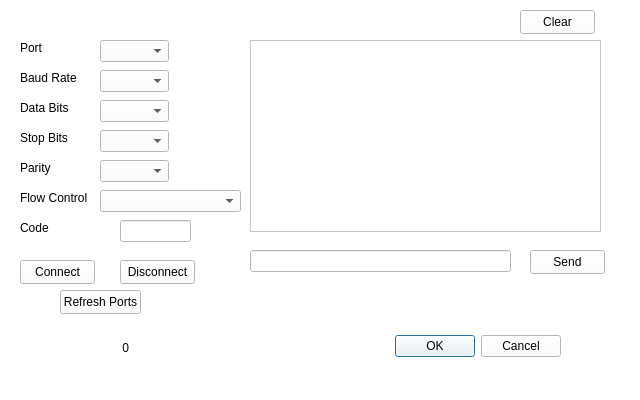
<?xml version="1.0" encoding="UTF-8"?>
<ui version="4.0">
 <class>Dialog</class>
 <widget class="QDialog" name="Dialog">
  <property name="geometry">
   <rect>
    <x>0</x>
    <y>0</y>
    <width>640</width>
    <height>400</height>
   </rect>
  </property>
  <property name="palette">
   <palette>
    <active>
     <colorrole role="WindowText">
      <brush brushstyle="SolidPattern">
       <color alpha="255">
        <red>0</red>
        <green>0</green>
        <blue>0</blue>
       </color>
      </brush>
     </colorrole>
     <colorrole role="Button">
      <brush brushstyle="SolidPattern">
       <color alpha="255">
        <red>255</red>
        <green>255</green>
        <blue>255</blue>
       </color>
      </brush>
     </colorrole>
     <colorrole role="Light">
      <brush brushstyle="SolidPattern">
       <color alpha="255">
        <red>255</red>
        <green>255</green>
        <blue>255</blue>
       </color>
      </brush>
     </colorrole>
     <colorrole role="Midlight">
      <brush brushstyle="SolidPattern">
       <color alpha="255">
        <red>255</red>
        <green>255</green>
        <blue>255</blue>
       </color>
      </brush>
     </colorrole>
     <colorrole role="Dark">
      <brush brushstyle="SolidPattern">
       <color alpha="255">
        <red>127</red>
        <green>127</green>
        <blue>127</blue>
       </color>
      </brush>
     </colorrole>
     <colorrole role="Mid">
      <brush brushstyle="SolidPattern">
       <color alpha="255">
        <red>170</red>
        <green>170</green>
        <blue>170</blue>
       </color>
      </brush>
     </colorrole>
     <colorrole role="Text">
      <brush brushstyle="SolidPattern">
       <color alpha="255">
        <red>0</red>
        <green>0</green>
        <blue>0</blue>
       </color>
      </brush>
     </colorrole>
     <colorrole role="BrightText">
      <brush brushstyle="SolidPattern">
       <color alpha="255">
        <red>255</red>
        <green>255</green>
        <blue>255</blue>
       </color>
      </brush>
     </colorrole>
     <colorrole role="ButtonText">
      <brush brushstyle="SolidPattern">
       <color alpha="255">
        <red>0</red>
        <green>0</green>
        <blue>0</blue>
       </color>
      </brush>
     </colorrole>
     <colorrole role="Base">
      <brush brushstyle="SolidPattern">
       <color alpha="255">
        <red>255</red>
        <green>255</green>
        <blue>255</blue>
       </color>
      </brush>
     </colorrole>
     <colorrole role="Window">
      <brush brushstyle="SolidPattern">
       <color alpha="255">
        <red>255</red>
        <green>255</green>
        <blue>255</blue>
       </color>
      </brush>
     </colorrole>
     <colorrole role="Shadow">
      <brush brushstyle="SolidPattern">
       <color alpha="255">
        <red>0</red>
        <green>0</green>
        <blue>0</blue>
       </color>
      </brush>
     </colorrole>
     <colorrole role="AlternateBase">
      <brush brushstyle="SolidPattern">
       <color alpha="255">
        <red>255</red>
        <green>255</green>
        <blue>255</blue>
       </color>
      </brush>
     </colorrole>
     <colorrole role="ToolTipBase">
      <brush brushstyle="SolidPattern">
       <color alpha="255">
        <red>255</red>
        <green>255</green>
        <blue>220</blue>
       </color>
      </brush>
     </colorrole>
     <colorrole role="ToolTipText">
      <brush brushstyle="SolidPattern">
       <color alpha="255">
        <red>0</red>
        <green>0</green>
        <blue>0</blue>
       </color>
      </brush>
     </colorrole>
     <colorrole role="PlaceholderText">
      <brush brushstyle="SolidPattern">
       <color alpha="127">
        <red>0</red>
        <green>0</green>
        <blue>0</blue>
       </color>
      </brush>
     </colorrole>
    </active>
    <inactive>
     <colorrole role="WindowText">
      <brush brushstyle="SolidPattern">
       <color alpha="255">
        <red>0</red>
        <green>0</green>
        <blue>0</blue>
       </color>
      </brush>
     </colorrole>
     <colorrole role="Button">
      <brush brushstyle="SolidPattern">
       <color alpha="255">
        <red>255</red>
        <green>255</green>
        <blue>255</blue>
       </color>
      </brush>
     </colorrole>
     <colorrole role="Light">
      <brush brushstyle="SolidPattern">
       <color alpha="255">
        <red>255</red>
        <green>255</green>
        <blue>255</blue>
       </color>
      </brush>
     </colorrole>
     <colorrole role="Midlight">
      <brush brushstyle="SolidPattern">
       <color alpha="255">
        <red>255</red>
        <green>255</green>
        <blue>255</blue>
       </color>
      </brush>
     </colorrole>
     <colorrole role="Dark">
      <brush brushstyle="SolidPattern">
       <color alpha="255">
        <red>127</red>
        <green>127</green>
        <blue>127</blue>
       </color>
      </brush>
     </colorrole>
     <colorrole role="Mid">
      <brush brushstyle="SolidPattern">
       <color alpha="255">
        <red>170</red>
        <green>170</green>
        <blue>170</blue>
       </color>
      </brush>
     </colorrole>
     <colorrole role="Text">
      <brush brushstyle="SolidPattern">
       <color alpha="255">
        <red>0</red>
        <green>0</green>
        <blue>0</blue>
       </color>
      </brush>
     </colorrole>
     <colorrole role="BrightText">
      <brush brushstyle="SolidPattern">
       <color alpha="255">
        <red>255</red>
        <green>255</green>
        <blue>255</blue>
       </color>
      </brush>
     </colorrole>
     <colorrole role="ButtonText">
      <brush brushstyle="SolidPattern">
       <color alpha="255">
        <red>0</red>
        <green>0</green>
        <blue>0</blue>
       </color>
      </brush>
     </colorrole>
     <colorrole role="Base">
      <brush brushstyle="SolidPattern">
       <color alpha="255">
        <red>255</red>
        <green>255</green>
        <blue>255</blue>
       </color>
      </brush>
     </colorrole>
     <colorrole role="Window">
      <brush brushstyle="SolidPattern">
       <color alpha="255">
        <red>255</red>
        <green>255</green>
        <blue>255</blue>
       </color>
      </brush>
     </colorrole>
     <colorrole role="Shadow">
      <brush brushstyle="SolidPattern">
       <color alpha="255">
        <red>0</red>
        <green>0</green>
        <blue>0</blue>
       </color>
      </brush>
     </colorrole>
     <colorrole role="AlternateBase">
      <brush brushstyle="SolidPattern">
       <color alpha="255">
        <red>255</red>
        <green>255</green>
        <blue>255</blue>
       </color>
      </brush>
     </colorrole>
     <colorrole role="ToolTipBase">
      <brush brushstyle="SolidPattern">
       <color alpha="255">
        <red>255</red>
        <green>255</green>
        <blue>220</blue>
       </color>
      </brush>
     </colorrole>
     <colorrole role="ToolTipText">
      <brush brushstyle="SolidPattern">
       <color alpha="255">
        <red>0</red>
        <green>0</green>
        <blue>0</blue>
       </color>
      </brush>
     </colorrole>
     <colorrole role="PlaceholderText">
      <brush brushstyle="SolidPattern">
       <color alpha="127">
        <red>0</red>
        <green>0</green>
        <blue>0</blue>
       </color>
      </brush>
     </colorrole>
    </inactive>
    <disabled>
     <colorrole role="WindowText">
      <brush brushstyle="SolidPattern">
       <color alpha="255">
        <red>127</red>
        <green>127</green>
        <blue>127</blue>
       </color>
      </brush>
     </colorrole>
     <colorrole role="Button">
      <brush brushstyle="SolidPattern">
       <color alpha="255">
        <red>255</red>
        <green>255</green>
        <blue>255</blue>
       </color>
      </brush>
     </colorrole>
     <colorrole role="Light">
      <brush brushstyle="SolidPattern">
       <color alpha="255">
        <red>255</red>
        <green>255</green>
        <blue>255</blue>
       </color>
      </brush>
     </colorrole>
     <colorrole role="Midlight">
      <brush brushstyle="SolidPattern">
       <color alpha="255">
        <red>255</red>
        <green>255</green>
        <blue>255</blue>
       </color>
      </brush>
     </colorrole>
     <colorrole role="Dark">
      <brush brushstyle="SolidPattern">
       <color alpha="255">
        <red>127</red>
        <green>127</green>
        <blue>127</blue>
       </color>
      </brush>
     </colorrole>
     <colorrole role="Mid">
      <brush brushstyle="SolidPattern">
       <color alpha="255">
        <red>170</red>
        <green>170</green>
        <blue>170</blue>
       </color>
      </brush>
     </colorrole>
     <colorrole role="Text">
      <brush brushstyle="SolidPattern">
       <color alpha="255">
        <red>127</red>
        <green>127</green>
        <blue>127</blue>
       </color>
      </brush>
     </colorrole>
     <colorrole role="BrightText">
      <brush brushstyle="SolidPattern">
       <color alpha="255">
        <red>255</red>
        <green>255</green>
        <blue>255</blue>
       </color>
      </brush>
     </colorrole>
     <colorrole role="ButtonText">
      <brush brushstyle="SolidPattern">
       <color alpha="255">
        <red>127</red>
        <green>127</green>
        <blue>127</blue>
       </color>
      </brush>
     </colorrole>
     <colorrole role="Base">
      <brush brushstyle="SolidPattern">
       <color alpha="255">
        <red>255</red>
        <green>255</green>
        <blue>255</blue>
       </color>
      </brush>
     </colorrole>
     <colorrole role="Window">
      <brush brushstyle="SolidPattern">
       <color alpha="255">
        <red>255</red>
        <green>255</green>
        <blue>255</blue>
       </color>
      </brush>
     </colorrole>
     <colorrole role="Shadow">
      <brush brushstyle="SolidPattern">
       <color alpha="255">
        <red>0</red>
        <green>0</green>
        <blue>0</blue>
       </color>
      </brush>
     </colorrole>
     <colorrole role="AlternateBase">
      <brush brushstyle="SolidPattern">
       <color alpha="255">
        <red>255</red>
        <green>255</green>
        <blue>255</blue>
       </color>
      </brush>
     </colorrole>
     <colorrole role="ToolTipBase">
      <brush brushstyle="SolidPattern">
       <color alpha="255">
        <red>255</red>
        <green>255</green>
        <blue>220</blue>
       </color>
      </brush>
     </colorrole>
     <colorrole role="ToolTipText">
      <brush brushstyle="SolidPattern">
       <color alpha="255">
        <red>0</red>
        <green>0</green>
        <blue>0</blue>
       </color>
      </brush>
     </colorrole>
     <colorrole role="PlaceholderText">
      <brush brushstyle="SolidPattern">
       <color alpha="127">
        <red>127</red>
        <green>127</green>
        <blue>127</blue>
       </color>
      </brush>
     </colorrole>
    </disabled>
   </palette>
  </property>
  <property name="windowTitle">
   <string>Dialog</string>
  </property>
  <widget class="QDialogButtonBox" name="buttonBox">
   <property name="geometry">
    <rect>
     <x>220</x>
     <y>330</y>
     <width>341</width>
     <height>32</height>
    </rect>
   </property>
   <property name="orientation">
    <enum>Qt::Horizontal</enum>
   </property>
   <property name="standardButtons">
    <set>QDialogButtonBox::Cancel|QDialogButtonBox::Ok</set>
   </property>
  </widget>
  <widget class="QLabel" name="label">
   <property name="geometry">
    <rect>
     <x>20</x>
     <y>40</y>
     <width>49</width>
     <height>16</height>
    </rect>
   </property>
   <property name="text">
    <string>Port</string>
   </property>
  </widget>
  <widget class="QComboBox" name="comboBox">
   <property name="geometry">
    <rect>
     <x>100</x>
     <y>40</y>
     <width>69</width>
     <height>22</height>
    </rect>
   </property>
  </widget>
  <widget class="QComboBox" name="comboBox_4">
   <property name="geometry">
    <rect>
     <x>100</x>
     <y>130</y>
     <width>69</width>
     <height>22</height>
    </rect>
   </property>
  </widget>
  <widget class="QLabel" name="label_5">
   <property name="geometry">
    <rect>
     <x>20</x>
     <y>160</y>
     <width>49</width>
     <height>16</height>
    </rect>
   </property>
   <property name="text">
    <string>Parity</string>
   </property>
  </widget>
  <widget class="QPushButton" name="pushButton_2">
   <property name="geometry">
    <rect>
     <x>20</x>
     <y>260</y>
     <width>75</width>
     <height>24</height>
    </rect>
   </property>
   <property name="text">
    <string>Connect</string>
   </property>
  </widget>
  <widget class="QLabel" name="label_7">
   <property name="geometry">
    <rect>
     <x>20</x>
     <y>220</y>
     <width>49</width>
     <height>16</height>
    </rect>
   </property>
   <property name="text">
    <string>Code</string>
   </property>
  </widget>
  <widget class="QPushButton" name="pushButton_4">
   <property name="geometry">
    <rect>
     <x>60</x>
     <y>290</y>
     <width>81</width>
     <height>24</height>
    </rect>
   </property>
   <property name="text">
    <string>Refresh Ports</string>
   </property>
  </widget>
  <widget class="QComboBox" name="comboBox_3">
   <property name="geometry">
    <rect>
     <x>100</x>
     <y>100</y>
     <width>69</width>
     <height>22</height>
    </rect>
   </property>
  </widget>
  <widget class="QComboBox" name="comboBox_5">
   <property name="geometry">
    <rect>
     <x>100</x>
     <y>160</y>
     <width>69</width>
     <height>22</height>
    </rect>
   </property>
  </widget>
  <widget class="QPushButton" name="pushButton_5">
   <property name="geometry">
    <rect>
     <x>520</x>
     <y>10</y>
     <width>75</width>
     <height>24</height>
    </rect>
   </property>
   <property name="text">
    <string>Clear</string>
   </property>
  </widget>
  <widget class="QPushButton" name="pushButton_3">
   <property name="geometry">
    <rect>
     <x>120</x>
     <y>260</y>
     <width>75</width>
     <height>24</height>
    </rect>
   </property>
   <property name="text">
    <string>Disconnect</string>
   </property>
  </widget>
  <widget class="QLabel" name="label_6">
   <property name="geometry">
    <rect>
     <x>20</x>
     <y>190</y>
     <width>81</width>
     <height>16</height>
    </rect>
   </property>
   <property name="text">
    <string>Flow Control</string>
   </property>
  </widget>
  <widget class="QComboBox" name="comboBox_6">
   <property name="geometry">
    <rect>
     <x>100</x>
     <y>190</y>
     <width>141</width>
     <height>22</height>
    </rect>
   </property>
  </widget>
  <widget class="QPushButton" name="pushButton">
   <property name="geometry">
    <rect>
     <x>530</x>
     <y>250</y>
     <width>75</width>
     <height>24</height>
    </rect>
   </property>
   <property name="text">
    <string>Send</string>
   </property>
  </widget>
  <widget class="QLabel" name="label_4">
   <property name="geometry">
    <rect>
     <x>20</x>
     <y>130</y>
     <width>49</width>
     <height>16</height>
    </rect>
   </property>
   <property name="text">
    <string>Stop Bits</string>
   </property>
  </widget>
  <widget class="QComboBox" name="comboBox_2">
   <property name="geometry">
    <rect>
     <x>100</x>
     <y>70</y>
     <width>69</width>
     <height>22</height>
    </rect>
   </property>
  </widget>
  <widget class="QLabel" name="label_2">
   <property name="geometry">
    <rect>
     <x>20</x>
     <y>70</y>
     <width>61</width>
     <height>16</height>
    </rect>
   </property>
   <property name="text">
    <string>Baud Rate</string>
   </property>
  </widget>
  <widget class="QLabel" name="label_3">
   <property name="geometry">
    <rect>
     <x>20</x>
     <y>100</y>
     <width>61</width>
     <height>16</height>
    </rect>
   </property>
   <property name="text">
    <string>Data Bits</string>
   </property>
  </widget>
  <widget class="QLineEdit" name="lineEdit_2">
   <property name="geometry">
    <rect>
     <x>250</x>
     <y>250</y>
     <width>261</width>
     <height>22</height>
    </rect>
   </property>
  </widget>
  <widget class="QLineEdit" name="lineEdit">
   <property name="geometry">
    <rect>
     <x>120</x>
     <y>220</y>
     <width>71</width>
     <height>22</height>
    </rect>
   </property>
  </widget>
  <widget class="QTextBrowser" name="textBrowser">
   <property name="geometry">
    <rect>
     <x>250</x>
     <y>40</y>
     <width>351</width>
     <height>192</height>
    </rect>
   </property>
  </widget>
  <widget class="QLabel" name="label_8">
   <property name="geometry">
    <rect>
     <x>80</x>
     <y>340</y>
     <width>49</width>
     <height>16</height>
    </rect>
   </property>
   <property name="lineWidth">
    <number>1</number>
   </property>
   <property name="text">
    <string>0</string>
   </property>
   <property name="textFormat">
    <enum>Qt::AutoText</enum>
   </property>
   <property name="scaledContents">
    <bool>false</bool>
   </property>
   <property name="alignment">
    <set>Qt::AlignRight|Qt::AlignTrailing|Qt::AlignVCenter</set>
   </property>
  </widget>
 </widget>
 <resources/>
 <connections>
  <connection>
   <sender>buttonBox</sender>
   <signal>accepted()</signal>
   <receiver>Dialog</receiver>
   <slot>accept()</slot>
   <hints>
    <hint type="sourcelabel">
     <x>248</x>
     <y>254</y>
    </hint>
    <hint type="destinationlabel">
     <x>157</x>
     <y>274</y>
    </hint>
   </hints>
  </connection>
  <connection>
   <sender>buttonBox</sender>
   <signal>rejected()</signal>
   <receiver>Dialog</receiver>
   <slot>reject()</slot>
   <hints>
    <hint type="sourcelabel">
     <x>316</x>
     <y>260</y>
    </hint>
    <hint type="destinationlabel">
     <x>286</x>
     <y>274</y>
    </hint>
   </hints>
  </connection>
 </connections>
</ui>
